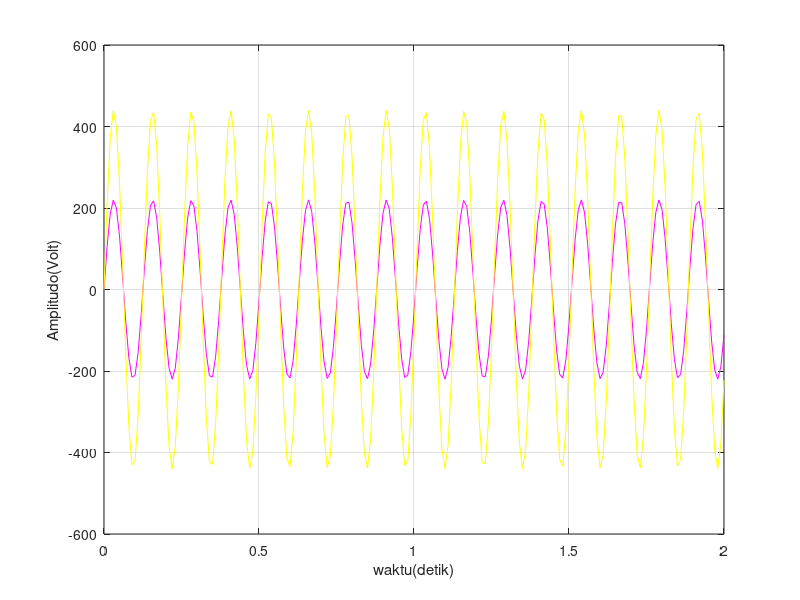

Here is the MATLAB script that generated this plot: (Note: this script raises an error after producing the figure.)
clear
st = 10e-3;
spp = 10;
A = 220;
f = 50;
t = 2;
n = 0;
phase = 0;
bias = 0;
for k = 0:st:t
    n = n+1;
    O(n) = A*sin(f*k+phase)+bias;
    wt(n) = k;
end
plot(wt,O)
xlabel('waktu(detik)')
ylabel('Amplitudo (Volt)')
grid on

%penambahan Gain pada Sinus
clear
st = 10e-3;
spp = 10;
A = 220;
f = 50;
t = 2;
n = 0;
G = 2;
phase = 0;
bias = 0;
for k = 0:st:t
    n = n+1;
    O(n) = A*sin(f*k+phase)+bias;
    O1(n) = G*O(n);
    wt(n) = k;
end
plot(wt,O,'m',wt,O1,'y')
xlabel('waktu(detik)')
ylabel('Amplitudo(Volt)')
grid on
guide